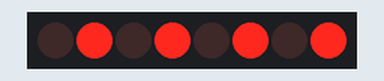
This sketch was run on a simulated Arduino Uno, built with avr-gcc and run on an emulated ATmega328P. Parts: 8 shift-register outputs drawn as a row of LEDs (first output left, lit = HIGH). Wiring (inferred from the names in the program): shift register (74HC595): data pin 12; shift clock pin 9; latch pin 11. Wiring (inferred from the signals the program sends): row of LEDs: on Q0, Q1, Q2, Q3, Q4, Q5, Q6, Q7.

Above: at 0.12 s.
At 2.37 s:
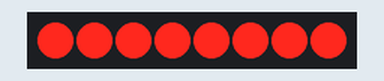
Timing chart, 0 to 3.0 s (numbered marks = the images above):
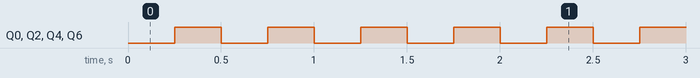

The sketch:

shift_register_demo.ino
```cpp
int latchPin =  11;
int clockPin = 9;
int dataPin = 12;
int dt=250;

byte LED1s=0b01010101;
byte LED2s=0b11111111;

void setup() {
  pinMode(latchPin, OUTPUT);
  pinMode(dataPin, OUTPUT);
  pinMode(clockPin, OUTPUT);
}

void loop() {
  digitalWrite(latchPin, LOW);
  shiftOut(dataPin, clockPin, LSBFIRST, LED1s);
  digitalWrite(latchPin, HIGH);
  delay(dt);
  digitalWrite(latchPin, LOW);
  shiftOut(dataPin, clockPin, LSBFIRST, LED2s);
  digitalWrite(latchPin, HIGH);
  delay(dt);
}
```

Measured:
- by itself, Q0, Q2, Q4, Q6: alternates HIGH for 0.25 s and LOW for 0.25 s
